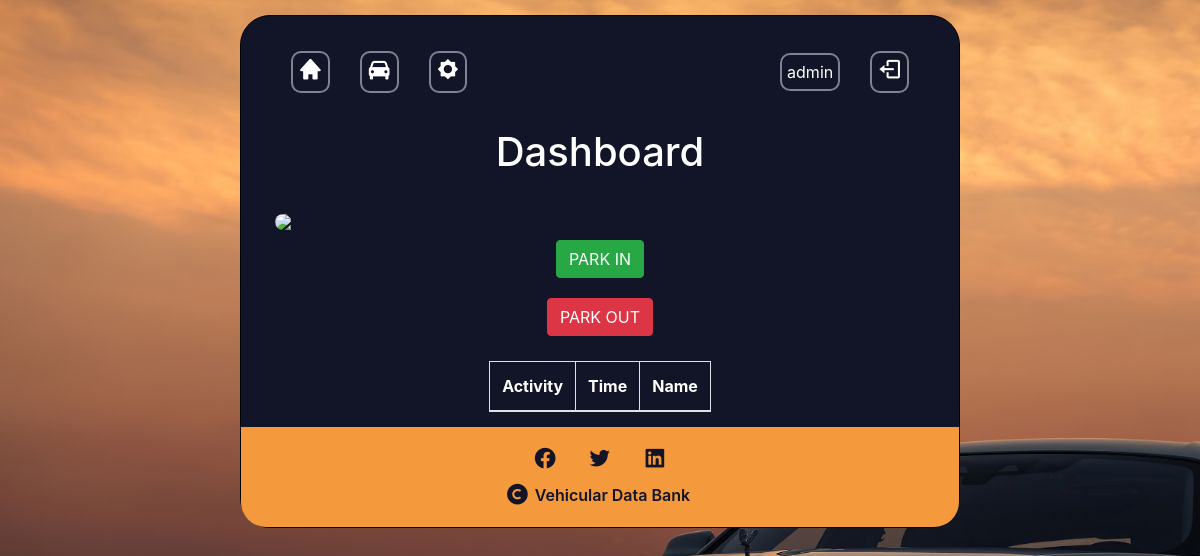
The app's page /index (signed in), older data.
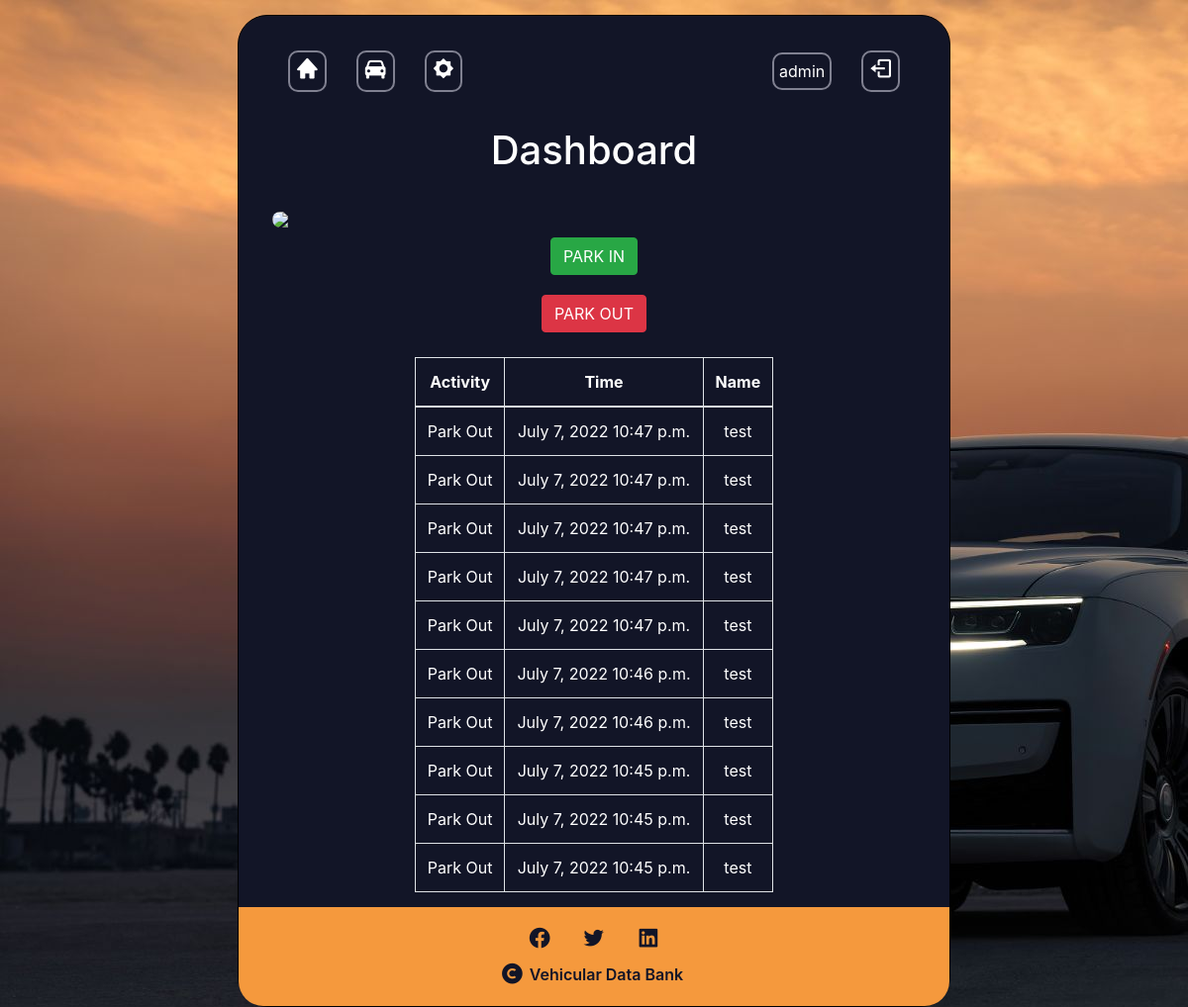
The same page, newer data.
### website/models.py (models this page shows, shortened)
class TimeStamps(models.Model):
    Parker = models.ForeignKey(User, default="",on_delete=models.CASCADE, null=True)
    activity = models.CharField('Car Name', max_length=120)
    timestamp = models.TimeField(auto_now_add= True)
    datestamp = models.DateField(auto_now_add= True)

### website/views.py (the view, shortened to what this page needs)
# urls.py: path('index', views.index, name="index"),
@login_required(login_url="/login_user")
def index(request):
    timestamps = TimeStamps.objects.all().order_by("-timestamp")[0:10]
    return render(request, "index.html", {"timestamps": timestamps})

### website/templates/index.html (shortened to what this page needs)
{% extends './header.html'%}
{% block header %} Dashboard {% endblock %}
{% block content %}
    <div id="content-index">
        <div class="left">
            <img src="{% url 'video_feed' %}"/>
            <form method="post" name="timeinn">
              <button type="submit"  class="btn btn-success" name="timeinn" value="timeinn">PARK IN</button>
          </form>
          <form method="post" name="timeout">
            <button type="submit"  class="btn btn-danger" name="timeout" value="timeout">PARK OUT</button>
        </form>
        </div>
        <div class="right">
            <table class="table table-bordered">
                <thead>
                  <tr>
                    <th scope="col" >Activity</th>
                    <th scope="col">Time</th>
                    <th scope="col">Name</th>
                  </tr>
                </thead>
                <tbody>
                  {%for timestamp in timestamps%}
                  <tr>
                    <td>{{timestamp.activity}}</td>
                    <td> {{timestamp.datestamp}} {{timestamp.timestamp}} </td>
                    <td>{{timestamp.Parker.username}}</td>
                  </tr>
                  {% endfor %}
                </tbody>
              </table>
        </div>
    </div>
{% endblock %}

Row changes from the older to the newer data that the page shows:
added TimeStamps: activity "Park Out", datestamp "July 7, 2022", timestamp "10:47 p.m.", Parker.username "test"
added TimeStamps: activity "Park Out", datestamp "July 7, 2022", timestamp "10:47 p.m.", Parker.username "test"
added TimeStamps: activity "Park Out", datestamp "July 7, 2022", timestamp "10:47 p.m.", Parker.username "test"
added TimeStamps: activity "Park Out", datestamp "July 7, 2022", timestamp "10:47 p.m.", Parker.username "test"
added TimeStamps: activity "Park Out", datestamp "July 7, 2022", timestamp "10:47 p.m.", Parker.username "test"
added TimeStamps: activity "Park Out", datestamp "July 7, 2022", timestamp "10:46 p.m.", Parker.username "test"
added TimeStamps: activity "Park Out", datestamp "July 7, 2022", timestamp "10:46 p.m.", Parker.username "test"
added TimeStamps: activity "Park Out", datestamp "July 7, 2022", timestamp "10:45 p.m.", Parker.username "test"
added TimeStamps: activity "Park Out", datestamp "July 7, 2022", timestamp "10:45 p.m.", Parker.username "test"
added TimeStamps: activity "Park Out", datestamp "July 7, 2022", timestamp "10:45 p.m.", Parker.username "test"
